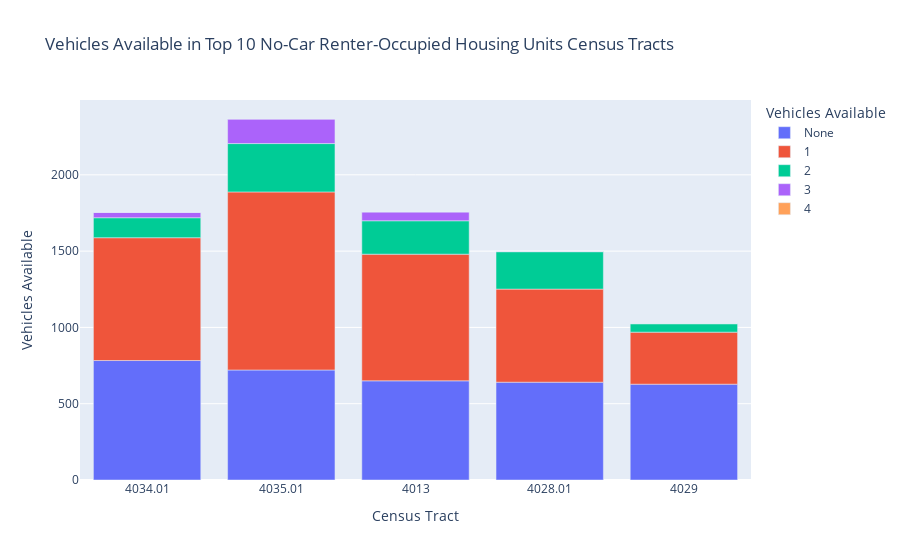

The code cell stored with this chart in its notebook:
### Code cell
fig = px.bar(vehicles_long, x="Area Name", y="value", color="variable", 
            labels={
                     "value": "Vehicles Available",
                     "variable": "Vehicles Available",
                 },
                title="Vehicles Available in Top 10 No-Car Renter-Occupied Housing Units Census Tracts")

fig.update_layout(
    xaxis_title="Census Tract")
fig.show()

### Figure 1 — Plotly figure (JSON) as saved in the notebook; plotly's stock layout.template omitted (floating-point values rounded to 4 significant figures)
{"data": [{"alignmentgroup": "True", "hovertemplate": "Vehicles Available=%{y}<br>Area Name=%{x}<extra></extra>", "legendgroup": "None", "marker": {"color": "#636efa", "pattern": {"shape": ""}}, "name": "None", "offsetgroup": "None", "orientation": "v", "showlegend": true, "textposition": "auto", "type": "bar", "x": ["4034.01", "4035.01", "4013", "4028.01", "4029"], "xaxis": "x", "y": [783, 721, 650, 641, 628], "yaxis": "y"}, {"alignmentgroup": "True", "hovertemplate": "Vehicles Available=%{y}<br>Area Name=%{x}<extra></extra>", "legendgroup": "1", "marker": {"color": "#EF553B", "pattern": {"shape": ""}}, "name": "1", "offsetgroup": "1", "orientation": "v", "showlegend": true, "textposition": "auto", "type": "bar", "x": ["4034.01", "4035.01", "4013", "4028.01", "4029"], "xaxis": "x", "y": [805, 1167, 830, 610, 341], "yaxis": "y"}, {"alignmentgroup": "True", "hovertemplate": "Vehicles Available=%{y}<br>Area Name=%{x}<extra></extra>", "legendgroup": "2", "marker": {"color": "#00cc96", "pattern": {"shape": ""}}, "name": "2", "offsetgroup": "2", "orientation": "v", "showlegend": true, "textposition": "auto", "type": "bar", "x": ["4034.01", "4035.01", "4013", "4028.01", "4029"], "xaxis": "x", "y": [131, 317, 219, 246, 56], "yaxis": "y"}, {"alignmentgroup": "True", "hovertemplate": "Vehicles Available=%{y}<br>Area Name=%{x}<extra></extra>", "legendgroup": "3", "marker": {"color": "#ab63fa", "pattern": {"shape": ""}}, "name": "3", "offsetgroup": "3", "orientation": "v", "showlegend": true, "textposition": "auto", "type": "bar", "x": ["4034.01", "4035.01", "4013", "4028.01", "4029"], "xaxis": "x", "y": [35, 161, 58, 0, 0], "yaxis": "y"}, {"alignmentgroup": "True", "hovertemplate": "Vehicles Available=%{y}<br>Area Name=%{x}<extra></extra>", "legendgroup": "4", "marker": {"color": "#FFA15A", "pattern": {"shape": ""}}, "name": "4", "offsetgroup": "4", "orientation": "v", "showlegend": true, "textposition": "auto", "type": "bar", "x": ["4034.01", "4035.01", "4013", "4028.01", "4029"], "xaxis": "x", "y": [0, 0, 0, 0, 0], "yaxis": "y"}], "layout": {"autosize": true, "barmode": "relative", "legend": {"title": {"text": "Vehicles Available"}, "tracegroupgap": 0}, "title": {"text": "Vehicles Available in Top 10 No-Car Renter-Occupied Housing Units Census Tracts"}, "xaxis": {"anchor": "y", "autorange": true, "domain": [0, 1], "range": [-0.5, 4.5], "title": {"text": "Census Tract"}, "type": "category"}, "yaxis": {"anchor": "x", "autorange": true, "domain": [0, 1], "range": [0, 2491.0], "title": {"text": "Vehicles Available"}, "type": "linear"}}}
